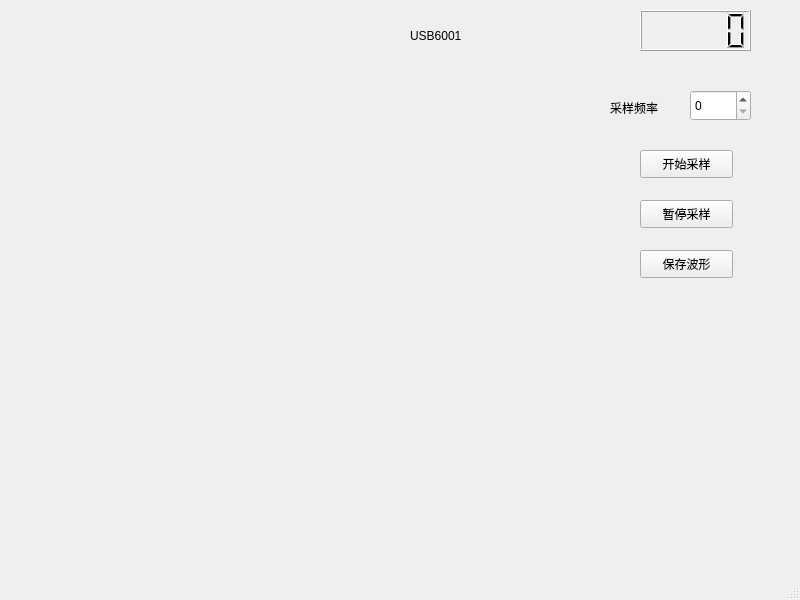
<?xml version="1.0" encoding="UTF-8"?>
<ui version="4.0">
 <class>MainWindow</class>
 <widget class="QMainWindow" name="MainWindow">
  <property name="geometry">
   <rect>
    <x>0</x>
    <y>0</y>
    <width>800</width>
    <height>600</height>
   </rect>
  </property>
  <property name="windowTitle">
   <string>MainWindow</string>
  </property>
  <widget class="QWidget" name="centralwidget">
   <widget class="QLCDNumber" name="lcdNumber">
    <property name="geometry">
     <rect>
      <x>640</x>
      <y>10</y>
      <width>111</width>
      <height>41</height>
     </rect>
    </property>
   </widget>
   <widget class="QWidget" name="verticalLayoutWidget">
    <property name="geometry">
     <rect>
      <x>40</x>
      <y>80</y>
      <width>531</width>
      <height>421</height>
     </rect>
    </property>
    <layout class="QVBoxLayout" name="graph_layout"/>
   </widget>
   <widget class="QSpinBox" name="spinBox">
    <property name="geometry">
     <rect>
      <x>690</x>
      <y>90</y>
      <width>61</width>
      <height>31</height>
     </rect>
    </property>
   </widget>
   <widget class="QLabel" name="label">
    <property name="geometry">
     <rect>
      <x>610</x>
      <y>100</y>
      <width>72</width>
      <height>15</height>
     </rect>
    </property>
    <property name="text">
     <string>采样频率</string>
    </property>
   </widget>
   <widget class="QLabel" name="label_2">
    <property name="geometry">
     <rect>
      <x>410</x>
      <y>20</y>
      <width>61</width>
      <height>31</height>
     </rect>
    </property>
    <property name="text">
     <string>USB6001</string>
    </property>
   </widget>
   <widget class="QPushButton" name="pushButton">
    <property name="geometry">
     <rect>
      <x>640</x>
      <y>250</y>
      <width>93</width>
      <height>28</height>
     </rect>
    </property>
    <property name="text">
     <string>保存波形</string>
    </property>
   </widget>
   <widget class="QPushButton" name="pushButton_2">
    <property name="geometry">
     <rect>
      <x>640</x>
      <y>150</y>
      <width>93</width>
      <height>28</height>
     </rect>
    </property>
    <property name="text">
     <string>开始采样</string>
    </property>
   </widget>
   <widget class="QPushButton" name="pushButton_3">
    <property name="geometry">
     <rect>
      <x>640</x>
      <y>200</y>
      <width>93</width>
      <height>28</height>
     </rect>
    </property>
    <property name="text">
     <string>暂停采样</string>
    </property>
   </widget>
  </widget>
  <widget class="QMenuBar" name="menubar">
   <property name="geometry">
    <rect>
     <x>0</x>
     <y>0</y>
     <width>800</width>
     <height>26</height>
    </rect>
   </property>
  </widget>
  <widget class="QStatusBar" name="statusbar"/>
 </widget>
 <resources/>
 <connections/>
</ui>
